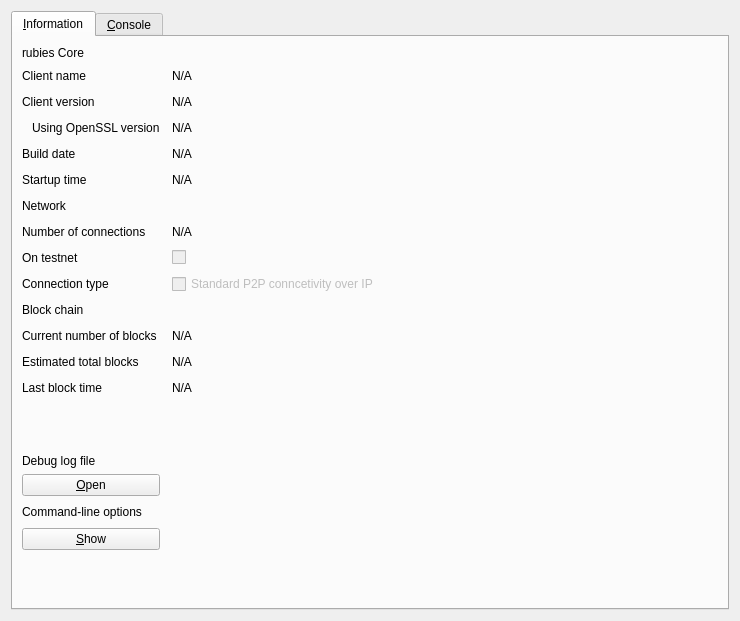
<?xml version="1.0" encoding="UTF-8"?>
<ui version="4.0">
 <class>RPCConsole</class>
 <widget class="QDialog" name="RPCConsole">
  <property name="geometry">
   <rect>
    <x>0</x>
    <y>0</y>
    <width>740</width>
    <height>621</height>
   </rect>
  </property>
  <property name="windowTitle">
   <string>Rubies - Debug window</string>
  </property>
  <property name="styleSheet">
   <string notr="true">QProgressBar {
        background-color: #333333;
        border-radius: 6px;
        text-align: center;
        color: white;
}

QProgressBar::chunk {
        background: QLinearGradient(x1: 0, y1: 0, x2: 1, y2: 0, stop: 0 #AEC6CF, stop: 1 #AEC6FF);
        border-radius: 6px; margin: 0px;
}

QScrollArea {
        border-radius: 6px;
        border-width: 0;
        border-style: none;
        padding: 8px;
        background-color: #111;
        color: white;
}

QSpinBox {
        border-radius: 4px;
        border-width: 0;
        border-style: none;
        padding: 8px;
        background-color: #111;
        color: white;
}

QVBoxLayout {
        border-radius: 6px;
        border-width: 0;
        border-style: none;
        padding: 8px;
        background-color: #111;
        color: white;
}

QDialog, QMainWindow, QFrame {
        color: white;
        background-color: #333333;
        border: none;
}

QMenu {
        background-color: #333333; color: white;
}

QLabel {
        background-color: transparent;
}

QCheckBox {
        border-radius: 2px;
        border-width: 0;
        border-style: none;
        padding: 3px;
        background-color: #111;
        color: white;
}

QFrame#central { background-color: #333333; border: none }
QFrame#frame, QFrame#frame_2, QFrame#frame_3 {
        background-color: #333333;
        border-style: plain;
        border-width: 20px;
        border-radius: 15px;
        border-color: #111;
        min-width: 10em;
        padding: 6px;
}
QLabel[openExternalLinks=true], QHeaderView { color: #aaaaaa }
QLabel[openExternalLinks=false] { color: white; font-weight: normal }
QPushButton, QToolButton {
        border: 4px solid #111;
        border-radius: 7px;
        background-color: #111;
        color: white;
        padding: 6px;
        margin: 6px;
}
QPushButton:pressed, QToolButton:checked {
        color: #AEC6CF;
}
QPushButton:pressed, QToolButton:pressed {
        border-color: #AEC6DF;
        color: #AEC6DF;
}
QPushButton:disabled, QToolButton:disabled {
        color: #444;
        background-color: #222;
}


#scrollAreaWidgetContents QToolButton {
        border-radius: 8px;
        border-width: 0px;
}

/* the background-color is overridden to transparent for mac os x
   due to the entire toolbar area not being drawable in a regular
   QMainWindow
*/
QToolBar { background: #333333; border: 0px solid black; padding: 3px; }

QToolBar::handle { image: url(handle.png); }
QStatusBar { background: #333333; }
QMenuBar { background: #333333; }
QMenuBar::item { background: #333333; color: white; }

#scrollAreaWidgetContents { background: #222 }
#scrollAreaWidgetContents &gt; QFrame { background-color: #222; border-width: 0px; border-style: none; }

QLineEdit {
        border-radius: 6px;
        border-width: 2px;
        border-color: #222;
        padding: 8px;
        background-color: #111;
        color: white;
}

QComboBox {
        border-radius: 6px;
        border-width: 0;
        border-style: none;
        padding: 8px;
        background-color: #111;
        color: white;
}

QComboBox::drop-down {
        border-width: 0;
        border-style: none;
        background-color: #111;
        color: white;
}

QTableView {
        background: #111;
        color: white;
        border-style: none;
        selection-background-color: #aaaaaa;
    alternate-background-color: #222;
        selection-color: #111;
        border: 0px solid black;
}

QHeaderView { color: #aaaaaa; background-color: #111; background-image: none; }
QHeaderView::section { color: #aaaaaa; background-color: #222; }
QHeaderView::section:checked { background-color: #111; }

QTabWidget {
        background: #111;
}

 QTabWidget::pane {
     border-top: 2px solid #111;
     border: 4px solid #111;
     border-bottom-left-radius: 8px;
     border-bottom-right-radius: 8px;
     border-top-right-radius: 8px;
        background: #111;
 }

 QTabWidget::tab-bar {
     left: 5px; /* move to the right by 5px */
 }

 /* Style the tab using the tab sub-control. Note that
     it reads QTabBar _not_ QTabWidget */
 QTabBar::tab {
     background: #111;
     border: 4px solid #222;
     border-bottom-color: #111; /* same as the pane color */
     border-top-left-radius: 4px;
     border-top-right-radius: 4px;
     min-width: 8ex;
     padding: 4px;
     color: #888;
 }

 QTabBar::tab:selected, QTabBar::tab:hover {
     color: #aaaaaa
 }

 QTabBar::tab:selected {
     border-color: #111; /* same as pane color */
     border-top-color: #aaaaaa;
 }

 QTabBar::tab:!selected {
     margin-top: 2px; /* make non-selected tabs look smaller */
 }

 /* make use of negative margins for overlapping tabs */
 QTabBar::tab:selected {
     /* expand/overlap to the left and right by 4px */
     margin-left: -4px;
     margin-right: -4px;
 }

 QTabBar::tab:first:selected {
     margin-left: 0; /* the first selected tab has nothing to overlap with on the left */
 }

 QTabBar::tab:last:selected {
     margin-right: 0; /* the last selected tab has nothing to overlap with on the right */
 }

 QTabBar::tab:only-one {
     margin: 0; /* if there is only one tab, we don't want overlapping margins */
 }


</string>
  </property>
  <layout class="QVBoxLayout" name="verticalLayout_2">
   <item>
    <widget class="QTabWidget" name="tabWidget">
     <property name="currentIndex">
      <number>0</number>
     </property>
     <widget class="QWidget" name="tab_info">
      <attribute name="title">
       <string>&amp;Information</string>
      </attribute>
      <layout class="QGridLayout" name="gridLayout" columnstretch="0,0,0,0,0">
       <property name="horizontalSpacing">
        <number>12</number>
       </property>
       <item row="17" column="0">
        <widget class="QLabel" name="labelCLOptions">
         <property name="font">
          <font>
           <weight>50</weight>
           <bold>false</bold>
          </font>
         </property>
         <property name="text">
          <string>Command-line options</string>
         </property>
        </widget>
       </item>
       <item row="18" column="0">
        <widget class="QPushButton" name="showCLOptionsButton">
         <property name="toolTip">
          <string>Show the rubies-Qt help message to get a list with possible rubies command-line options.</string>
         </property>
         <property name="text">
          <string>&amp;Show</string>
         </property>
         <property name="autoDefault">
          <bool>false</bool>
         </property>
        </widget>
       </item>
       <item row="16" column="4" rowspan="3">
        <widget class="QLabel" name="label_15">
         <property name="text">
          <string/>
         </property>
         <property name="pixmap">
          <pixmap resource="../bitcoin.qrc">:/images/Small_logo</pixmap>
         </property>
         <property name="scaledContents">
          <bool>false</bool>
         </property>
        </widget>
       </item>
       <item row="4" column="0">
        <widget class="QLabel" name="label_12">
         <property name="text">
          <string>Build date</string>
         </property>
        </widget>
       </item>
       <item row="1" column="3">
        <spacer name="horizontalSpacer_2">
         <property name="orientation">
          <enum>Qt::Horizontal</enum>
         </property>
         <property name="sizeHint" stdset="0">
          <size>
           <width>40</width>
           <height>20</height>
          </size>
         </property>
        </spacer>
       </item>
       <item row="3" column="3">
        <spacer name="horizontalSpacer_4">
         <property name="orientation">
          <enum>Qt::Horizontal</enum>
         </property>
         <property name="sizeHint" stdset="0">
          <size>
           <width>40</width>
           <height>20</height>
          </size>
         </property>
        </spacer>
       </item>
       <item row="2" column="3">
        <spacer name="horizontalSpacer_3">
         <property name="orientation">
          <enum>Qt::Horizontal</enum>
         </property>
         <property name="sizeHint" stdset="0">
          <size>
           <width>40</width>
           <height>20</height>
          </size>
         </property>
        </spacer>
       </item>
       <item row="16" column="0">
        <widget class="QPushButton" name="openDebugLogfileButton">
         <property name="toolTip">
          <string>Open the rubies debug log file from the current data directory. This can take a few seconds for large log files.</string>
         </property>
         <property name="text">
          <string>&amp;Open</string>
         </property>
         <property name="autoDefault">
          <bool>false</bool>
         </property>
        </widget>
       </item>
       <item row="15" column="0">
        <widget class="QLabel" name="labelDebugLogfile">
         <property name="font">
          <font>
           <weight>50</weight>
           <bold>false</bold>
          </font>
         </property>
         <property name="text">
          <string>Debug log file</string>
         </property>
        </widget>
       </item>
       <item row="14" column="0">
        <spacer name="verticalSpacer_2">
         <property name="orientation">
          <enum>Qt::Vertical</enum>
         </property>
         <property name="sizeHint" stdset="0">
          <size>
           <width>20</width>
           <height>20</height>
          </size>
         </property>
        </spacer>
       </item>
       <item row="19" column="0">
        <spacer name="verticalSpacer">
         <property name="orientation">
          <enum>Qt::Vertical</enum>
         </property>
         <property name="sizeHint" stdset="0">
          <size>
           <width>20</width>
           <height>40</height>
          </size>
         </property>
        </spacer>
       </item>
       <item row="10" column="3">
        <spacer name="horizontalSpacer_9">
         <property name="orientation">
          <enum>Qt::Horizontal</enum>
         </property>
         <property name="sizeHint" stdset="0">
          <size>
           <width>40</width>
           <height>20</height>
          </size>
         </property>
        </spacer>
       </item>
       <item row="8" column="3">
        <spacer name="horizontalSpacer_8">
         <property name="orientation">
          <enum>Qt::Horizontal</enum>
         </property>
         <property name="sizeHint" stdset="0">
          <size>
           <width>40</width>
           <height>20</height>
          </size>
         </property>
        </spacer>
       </item>
       <item row="11" column="3">
        <spacer name="horizontalSpacer_10">
         <property name="orientation">
          <enum>Qt::Horizontal</enum>
         </property>
         <property name="sizeHint" stdset="0">
          <size>
           <width>40</width>
           <height>20</height>
          </size>
         </property>
        </spacer>
       </item>
       <item row="7" column="3">
        <spacer name="horizontalSpacer_7">
         <property name="orientation">
          <enum>Qt::Horizontal</enum>
         </property>
         <property name="sizeHint" stdset="0">
          <size>
           <width>40</width>
           <height>20</height>
          </size>
         </property>
        </spacer>
       </item>
       <item row="17" column="3">
        <spacer name="horizontalSpacer_14">
         <property name="orientation">
          <enum>Qt::Horizontal</enum>
         </property>
         <property name="sizeHint" stdset="0">
          <size>
           <width>40</width>
           <height>20</height>
          </size>
         </property>
        </spacer>
       </item>
       <item row="16" column="3">
        <spacer name="horizontalSpacer_13">
         <property name="orientation">
          <enum>Qt::Horizontal</enum>
         </property>
         <property name="sizeHint" stdset="0">
          <size>
           <width>40</width>
           <height>20</height>
          </size>
         </property>
        </spacer>
       </item>
       <item row="13" column="3">
        <spacer name="horizontalSpacer_12">
         <property name="orientation">
          <enum>Qt::Horizontal</enum>
         </property>
         <property name="sizeHint" stdset="0">
          <size>
           <width>40</width>
           <height>20</height>
          </size>
         </property>
        </spacer>
       </item>
       <item row="12" column="3">
        <spacer name="horizontalSpacer_11">
         <property name="orientation">
          <enum>Qt::Horizontal</enum>
         </property>
         <property name="sizeHint" stdset="0">
          <size>
           <width>40</width>
           <height>20</height>
          </size>
         </property>
        </spacer>
       </item>
       <item row="18" column="3">
        <spacer name="horizontalSpacer_15">
         <property name="orientation">
          <enum>Qt::Horizontal</enum>
         </property>
         <property name="sizeHint" stdset="0">
          <size>
           <width>40</width>
           <height>20</height>
          </size>
         </property>
        </spacer>
       </item>
       <item row="13" column="2">
        <widget class="QLabel" name="lastBlockTime">
         <property name="cursor">
          <cursorShape>IBeamCursor</cursorShape>
         </property>
         <property name="text">
          <string>N/A</string>
         </property>
         <property name="textFormat">
          <enum>Qt::PlainText</enum>
         </property>
         <property name="textInteractionFlags">
          <set>Qt::LinksAccessibleByMouse|Qt::TextSelectableByKeyboard|Qt::TextSelectableByMouse</set>
         </property>
        </widget>
       </item>
       <item row="5" column="3">
        <spacer name="horizontalSpacer_5">
         <property name="orientation">
          <enum>Qt::Horizontal</enum>
         </property>
         <property name="sizeHint" stdset="0">
          <size>
           <width>40</width>
           <height>20</height>
          </size>
         </property>
        </spacer>
       </item>
       <item row="6" column="0">
        <widget class="QLabel" name="label_11">
         <property name="font">
          <font>
           <weight>50</weight>
           <bold>false</bold>
          </font>
         </property>
         <property name="text">
          <string>Network</string>
         </property>
        </widget>
       </item>
       <item row="6" column="3">
        <spacer name="horizontalSpacer_6">
         <property name="orientation">
          <enum>Qt::Horizontal</enum>
         </property>
         <property name="sizeHint" stdset="0">
          <size>
           <width>40</width>
           <height>20</height>
          </size>
         </property>
        </spacer>
       </item>
       <item row="5" column="2">
        <widget class="QLabel" name="startupTime">
         <property name="cursor">
          <cursorShape>IBeamCursor</cursorShape>
         </property>
         <property name="text">
          <string>N/A</string>
         </property>
         <property name="textFormat">
          <enum>Qt::PlainText</enum>
         </property>
         <property name="textInteractionFlags">
          <set>Qt::LinksAccessibleByMouse|Qt::TextSelectableByKeyboard|Qt::TextSelectableByMouse</set>
         </property>
        </widget>
       </item>
       <item row="9" column="0">
        <widget class="QLabel" name="label_18">
         <property name="text">
          <string>Connection type</string>
         </property>
        </widget>
       </item>
       <item row="9" column="2">
        <widget class="QCheckBox" name="isTorProxy">
         <property name="enabled">
          <bool>false</bool>
         </property>
         <property name="text">
          <string>Standard P2P conncetivity over IP</string>
         </property>
         <property name="checked">
          <bool>false</bool>
         </property>
        </widget>
       </item>
       <item row="3" column="0">
        <widget class="QLabel" name="label_14">
         <property name="text">
          <string>Using OpenSSL version</string>
         </property>
         <property name="indent">
          <number>10</number>
         </property>
        </widget>
       </item>
       <item row="1" column="0">
        <widget class="QLabel" name="label_5">
         <property name="text">
          <string>Client name</string>
         </property>
        </widget>
       </item>
       <item row="5" column="0">
        <widget class="QLabel" name="label_13">
         <property name="text">
          <string>Startup time</string>
         </property>
        </widget>
       </item>
       <item row="13" column="0">
        <widget class="QLabel" name="label_2">
         <property name="text">
          <string>Last block time</string>
         </property>
        </widget>
       </item>
       <item row="10" column="0">
        <widget class="QLabel" name="label_10">
         <property name="font">
          <font>
           <weight>50</weight>
           <bold>false</bold>
          </font>
         </property>
         <property name="text">
          <string>Block chain</string>
         </property>
        </widget>
       </item>
       <item row="11" column="0">
        <widget class="QLabel" name="label_3">
         <property name="text">
          <string>Current number of blocks</string>
         </property>
        </widget>
       </item>
       <item row="11" column="2">
        <widget class="QLabel" name="numberOfBlocks">
         <property name="cursor">
          <cursorShape>IBeamCursor</cursorShape>
         </property>
         <property name="text">
          <string>N/A</string>
         </property>
         <property name="textFormat">
          <enum>Qt::PlainText</enum>
         </property>
         <property name="textInteractionFlags">
          <set>Qt::LinksAccessibleByMouse|Qt::TextSelectableByKeyboard|Qt::TextSelectableByMouse</set>
         </property>
        </widget>
       </item>
       <item row="12" column="2">
        <widget class="QLabel" name="totalBlocks">
         <property name="cursor">
          <cursorShape>IBeamCursor</cursorShape>
         </property>
         <property name="text">
          <string>N/A</string>
         </property>
         <property name="textFormat">
          <enum>Qt::PlainText</enum>
         </property>
         <property name="textInteractionFlags">
          <set>Qt::LinksAccessibleByMouse|Qt::TextSelectableByKeyboard|Qt::TextSelectableByMouse</set>
         </property>
        </widget>
       </item>
       <item row="8" column="2">
        <widget class="QCheckBox" name="isTestNet">
         <property name="enabled">
          <bool>false</bool>
         </property>
         <property name="minimumSize">
          <size>
           <width>338</width>
           <height>0</height>
          </size>
         </property>
         <property name="text">
          <string/>
         </property>
        </widget>
       </item>
       <item row="7" column="2">
        <widget class="QLabel" name="numberOfConnections">
         <property name="cursor">
          <cursorShape>IBeamCursor</cursorShape>
         </property>
         <property name="text">
          <string>N/A</string>
         </property>
         <property name="textFormat">
          <enum>Qt::PlainText</enum>
         </property>
         <property name="textInteractionFlags">
          <set>Qt::LinksAccessibleByMouse|Qt::TextSelectableByKeyboard|Qt::TextSelectableByMouse</set>
         </property>
        </widget>
       </item>
       <item row="7" column="0">
        <widget class="QLabel" name="label_7">
         <property name="text">
          <string>Number of connections</string>
         </property>
        </widget>
       </item>
       <item row="3" column="2">
        <widget class="QLabel" name="openSSLVersion">
         <property name="cursor">
          <cursorShape>IBeamCursor</cursorShape>
         </property>
         <property name="text">
          <string>N/A</string>
         </property>
         <property name="textFormat">
          <enum>Qt::PlainText</enum>
         </property>
         <property name="textInteractionFlags">
          <set>Qt::LinksAccessibleByMouse|Qt::TextSelectableByKeyboard|Qt::TextSelectableByMouse</set>
         </property>
        </widget>
       </item>
       <item row="4" column="3">
        <spacer name="horizontalSpacer">
         <property name="orientation">
          <enum>Qt::Horizontal</enum>
         </property>
         <property name="sizeHint" stdset="0">
          <size>
           <width>40</width>
           <height>20</height>
          </size>
         </property>
        </spacer>
       </item>
       <item row="0" column="0">
        <widget class="QLabel" name="label_9">
         <property name="font">
          <font>
           <weight>50</weight>
           <bold>false</bold>
          </font>
         </property>
         <property name="text">
          <string>rubies Core</string>
         </property>
        </widget>
       </item>
       <item row="12" column="0">
        <widget class="QLabel" name="label_4">
         <property name="text">
          <string>Estimated total blocks</string>
         </property>
        </widget>
       </item>
       <item row="2" column="0">
        <widget class="QLabel" name="label_6">
         <property name="text">
          <string>Client version</string>
         </property>
        </widget>
       </item>
       <item row="8" column="0">
        <widget class="QLabel" name="label_8">
         <property name="text">
          <string>On testnet</string>
         </property>
        </widget>
       </item>
       <item row="4" column="2">
        <widget class="QLabel" name="buildDate">
         <property name="cursor">
          <cursorShape>IBeamCursor</cursorShape>
         </property>
         <property name="text">
          <string>N/A</string>
         </property>
         <property name="textFormat">
          <enum>Qt::PlainText</enum>
         </property>
         <property name="textInteractionFlags">
          <set>Qt::LinksAccessibleByMouse|Qt::TextSelectableByKeyboard|Qt::TextSelectableByMouse</set>
         </property>
        </widget>
       </item>
       <item row="1" column="2">
        <widget class="QLabel" name="clientName">
         <property name="cursor">
          <cursorShape>IBeamCursor</cursorShape>
         </property>
         <property name="text">
          <string>N/A</string>
         </property>
         <property name="textFormat">
          <enum>Qt::PlainText</enum>
         </property>
         <property name="textInteractionFlags">
          <set>Qt::LinksAccessibleByMouse|Qt::TextSelectableByKeyboard|Qt::TextSelectableByMouse</set>
         </property>
        </widget>
       </item>
       <item row="2" column="2">
        <widget class="QLabel" name="clientVersion">
         <property name="cursor">
          <cursorShape>IBeamCursor</cursorShape>
         </property>
         <property name="text">
          <string>N/A</string>
         </property>
         <property name="textFormat">
          <enum>Qt::PlainText</enum>
         </property>
         <property name="textInteractionFlags">
          <set>Qt::LinksAccessibleByMouse|Qt::TextSelectableByKeyboard|Qt::TextSelectableByMouse</set>
         </property>
        </widget>
       </item>
       <item row="9" column="3">
        <spacer name="horizontalSpacer_16">
         <property name="orientation">
          <enum>Qt::Horizontal</enum>
         </property>
         <property name="sizeHint" stdset="0">
          <size>
           <width>40</width>
           <height>20</height>
          </size>
         </property>
        </spacer>
       </item>
      </layout>
     </widget>
     <widget class="QWidget" name="tab_console">
      <attribute name="title">
       <string>&amp;Console</string>
      </attribute>
      <layout class="QVBoxLayout" name="verticalLayout_3">
       <property name="spacing">
        <number>3</number>
       </property>
       <item>
        <widget class="QTextEdit" name="messagesWidget">
         <property name="minimumSize">
          <size>
           <width>0</width>
           <height>100</height>
          </size>
         </property>
         <property name="readOnly">
          <bool>true</bool>
         </property>
         <property name="tabKeyNavigation" stdset="0">
          <bool>false</bool>
         </property>
         <property name="columnCount" stdset="0">
          <number>2</number>
         </property>
        </widget>
       </item>
       <item>
        <layout class="QHBoxLayout" name="horizontalLayout">
         <property name="spacing">
          <number>3</number>
         </property>
         <item>
          <widget class="QLabel" name="label">
           <property name="text">
            <string notr="true">&gt;</string>
           </property>
          </widget>
         </item>
         <item>
          <widget class="QLineEdit" name="lineEdit"/>
         </item>
         <item>
          <widget class="QPushButton" name="clearButton">
           <property name="maximumSize">
            <size>
             <width>24</width>
             <height>24</height>
            </size>
           </property>
           <property name="toolTip">
            <string>Clear console</string>
           </property>
           <property name="text">
            <string/>
           </property>
           <property name="icon">
            <iconset resource="../bitcoin.qrc">
             <normaloff>:/icons/remove</normaloff>:/icons/remove</iconset>
           </property>
           <property name="shortcut">
            <string notr="true">Ctrl+L</string>
           </property>
           <property name="autoDefault">
            <bool>false</bool>
           </property>
          </widget>
         </item>
        </layout>
       </item>
      </layout>
     </widget>
    </widget>
   </item>
  </layout>
 </widget>
 <resources>
  <include location="../bitcoin.qrc"/>
 </resources>
 <connections/>
</ui>
